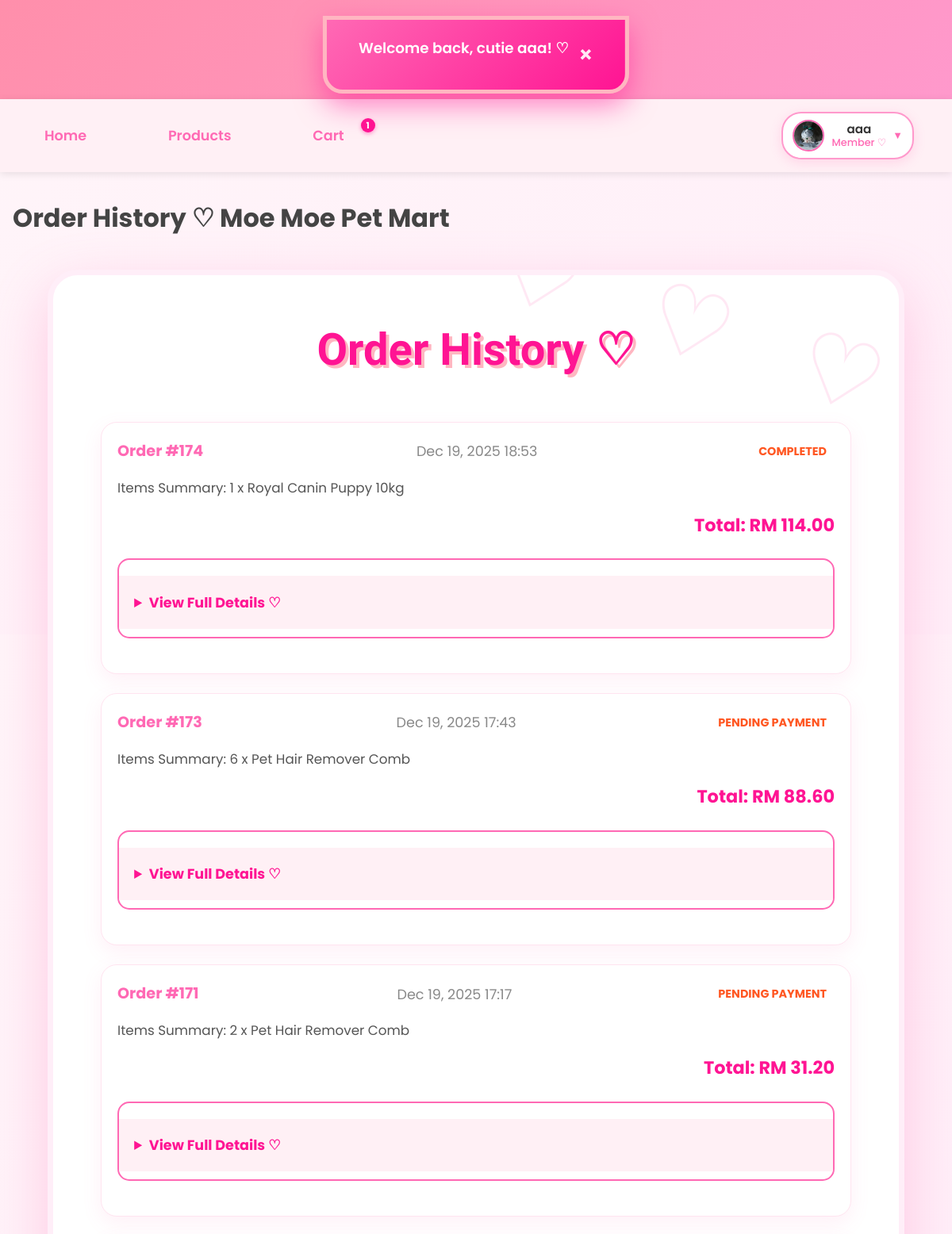
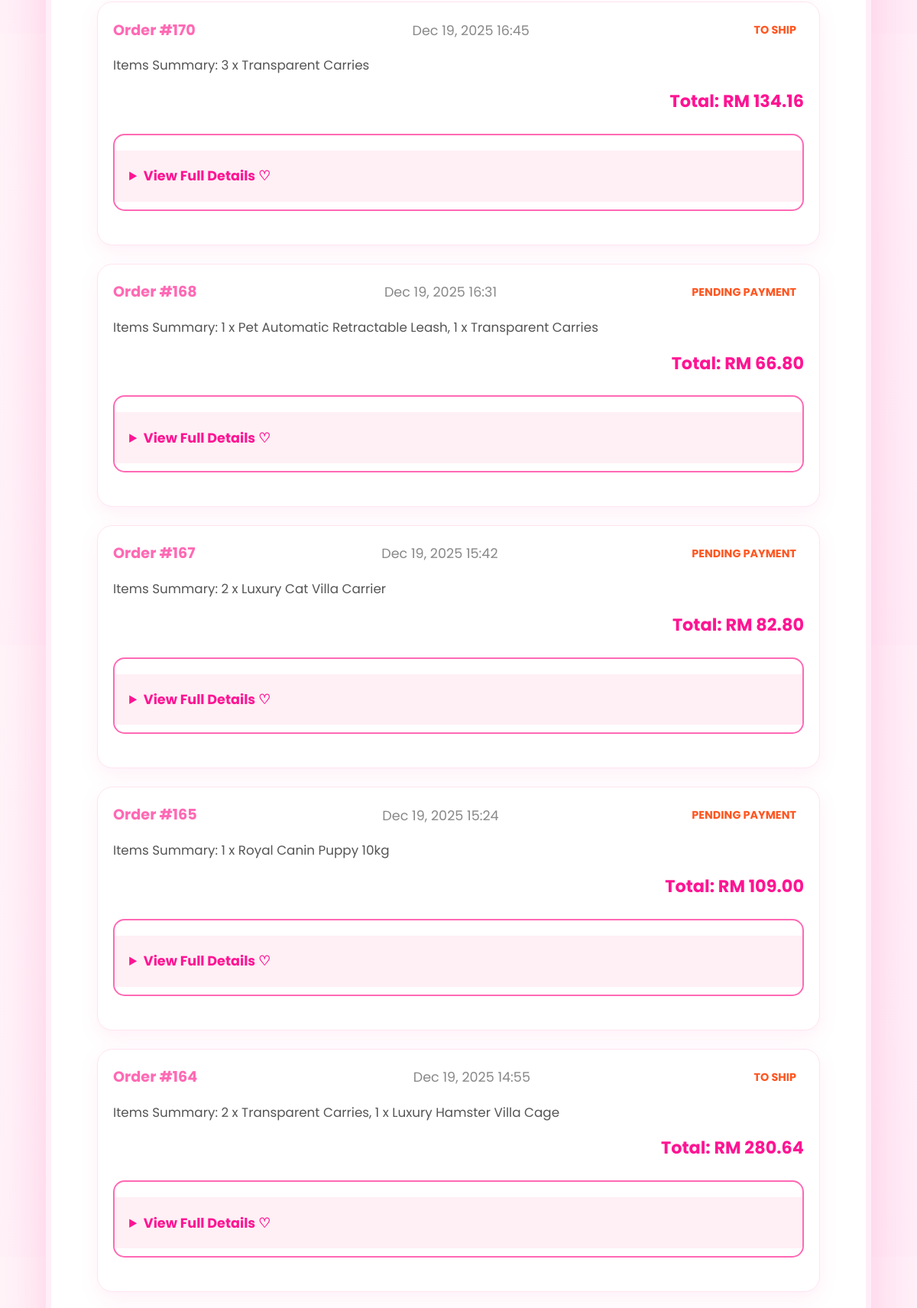
/member/order_history.php (signed in, upper part), run on the app's committed database (2 pictures, top to bottom).
### tables this page shows
CREATE TABLE `users` (
  `id` int(11) NOT NULL,
  `username` varchar(50) NOT NULL,
  `email` varchar(100) NOT NULL,
  `phone` varchar(20) NOT NULL,
  `home_address` varchar(255) NOT NULL,
  `password` varchar(255) NOT NULL,
  `reset_token` varchar(255) DEFAULT NULL,
  `reset_token_expiry` datetime DEFAULT NULL,
  `role` enum('member','admin') NOT NULL DEFAULT 'member',
  `created_at` datetime DEFAULT current_timestamp(),
  `profile_pic` varchar(255) DEFAULT NULL,
  `locked` tinyint(1) DEFAULT 0,
  `lock_reason` varchar(255) DEFAULT NULL,
  `locked_at` datetime DEFAULT NULL
);

CREATE TABLE `orders` (
  `order_id` int(11) NOT NULL,
  `user_id` int(11) NOT NULL,
  `shipping_address` text DEFAULT NULL,
  `recipient_name` varchar(100) NOT NULL,
  `recipient_phone` varchar(20) NOT NULL,
  `total_amount` decimal(10,2) NOT NULL,
  `shipping_fee` decimal(10,2) DEFAULT 0.00,
  `shipping_region` varchar(20) DEFAULT NULL,
  `payment_method` varchar(50) DEFAULT NULL,
  `card_last4` varchar(4) DEFAULT NULL,
  `qr_code` text DEFAULT NULL,
  `qr_generated_at` datetime DEFAULT NULL,
  `order_date` datetime NOT NULL DEFAULT current_timestamp(),
  `order_status` varchar(50) DEFAULT 'Pending Payment',
  `status` enum('Pending Payment','To Ship','Shipped','Completed','Cancelled','Return/Refund') NOT NULL DEFAULT 'Pending Payment',
  `return_reason` varchar(255) DEFAULT NULL,
  `voucher_code` varchar(50) DEFAULT NULL,
  `discount_amount` decimal(10,2) DEFAULT 0.00
);

### _base.php (called while the page is built, shortened)
<?php
function temp($key, $value = null) {
    if ($value !== null) {
        $_SESSION["temp_$key"] = $value;
    }
    else {
        $value = $_SESSION["temp_$key"] ?? null;
        return $value;
    }
}
function is_login() {
    return isset($_SESSION['user']) && !empty($_SESSION['user']);
}
function username() {
    return $_SESSION['user'] ?? null;
}
function user_role() {
    return $_SESSION['role'] ?? null;
}
function current_user() {
    global $_db;
    $stm = $_db->prepare("SELECT * FROM users WHERE username = ?");
    $stm->execute([username()]);
    return $stm->fetch();
}
function encode($value) {
    return htmlentities($value);
}
?>

### member/order_history.php (the view, shortened to what this page needs)
<?php
require '../_base.php';
$_title = 'Order History ♡ Moe Moe Pet Mart';
include '../_head.php';
$user = current_user();
$sql = "SELECT o.*, GROUP_CONCAT(CONCAT(oi.quantity, ' x ', p.product_name) SEPARATOR ', ') AS items_summary
        FROM orders o
        LEFT JOIN order_items oi ON o.order_id = oi.order_id
        LEFT JOIN product p ON oi.product_id = p.product_id
        WHERE o.user_id = ?
        GROUP BY o.order_id
        ORDER BY o.order_date DESC";
$stm = $_db->prepare($sql);
$stm->execute([$user->id]);
$orders = $stm->fetchAll();
?>
<div class="container">
    <h2>Order History ♡</h2>
    <?php if (empty($orders)): ?>
        <div class="empty-purchases">
            <img src="/images/empty-cart.png" alt="No history" style="width: 200px; opacity: 0.8;">
            <p>No order history yet~ Start shopping! ♡</p>
            <a href="products.php" class="btn btn-primary">Shop Now ♡</a>
        </div>
    <?php else: ?>
        <div class="purchase-list">
            <?php foreach ($orders as $order): ?>
                <div class="purchase-card">
                    <div class="order-header">
                        <span class="order-id">Order #<?= $order->order_id ?></span>
                        <span class="order-date"><?= date('M d, Y H:i', strtotime($order->order_date)) ?></span>
                        <span class="order-status <?= strtolower(str_replace(' ', '-', $order->order_status)) ?>">
                            <?= $order->order_status ?>
                        </span>
                    </div>
                    <div class="order-items">
                        <p>Items Summary: <?= encode($order->items_summary ?? 'No items') ?></p>
                    </div>
                    <div class="order-total">
                        Total: RM <?= number_format($order->total_amount, 2) ?>
                    </div>
                    <details class="order-details">
                        <summary>View Full Details ♡</summary>
                    </details>
                </div>
            <?php endforeach; ?>
        </div>
    <?php endif; ?>
</div>
<?php include '../_foot.php'; ?>

### _head.php (shortened to what this page needs)
<?php
    require_once '_base.php';
?>
<!DOCTYPE html>
<html lang="en">
<head>
    <link rel="stylesheet" href="/css/app.css">
    <link rel="stylesheet" href="https://unpkg.com/dropzone@5/dist/min/dropzone.min.css">
</head>
<body data-flash="<?= encode(temp('info')) ?>">
    <div id="moe-flash"></div>
    <header>
        <h1><a href="/">MoeMoepet Mart</a></h1>
    </header>
    <nav>
    <div class="nav-left">
    <a href="/">Home</a>
    <a href="/member/products.php">Products</a>
    <a href="/member/cart.php" class="cart-link">
        Cart
        <?php
        $cart_count = 0;
        if (isset($_SESSION['cart'])) {
            $cart_count = array_sum(array_column($_SESSION['cart'], 'qty'));
        }
        if ($cart_count > 0): ?>
            <span class="cart-count"><?= $cart_count ?></span>
        <?php endif; ?>
    </a>
    </div>
    <div class="nav-right">
        <?php if (is_login()):
            $user = current_user();
            $displayName = encode(username());
            $roleText    = user_role() === 'admin' ? 'Admin ♛' : 'Member ♡';
            $avatar = !empty($user->profile_pic) ? '/' . $user->profile_pic : '/images/default-avatar.png';
        ?>
            <div class="user-menu">
                <div class="user-info" tabindex="0">
                    <img src="<?= $avatar ?>" alt="<?= $displayName ?>" class="user-avatar">
                    <div class="user-details">
                        <div class="user-name"><?= $displayName ?></div>
                        <div class="user-role"><?= $roleText ?></div>
                    </div>
                    <span class="dropdown-arrow">▼</span>
                </div>
            </div>
        <?php else: ?>
            <a href="/login.php" class="btn-login">Login</a>
        <?php endif; ?>
    </div>
</nav>
    <main>
        <h1><?= $_title ?? 'Untitled' ?></h1>

### data on the page
users: profile_pic (picture)
orders: order_id "174", order_date "Dec 19, 2025 18:53", order_status "COMPLETED", items_summary "1 x Royal Canin Puppy 10kg", total_amount "114.00"
orders: order_id "173", order_date "Dec 19, 2025 17:43", order_status "PENDING PAYMENT", items_summary "6 x Pet Hair Remover Comb", total_amount "88.60"
orders: order_id "171", order_date "Dec 19, 2025 17:17", order_status "PENDING PAYMENT", items_summary "2 x Pet Hair Remover Comb", total_amount "31.20"
orders: order_id "170", order_date "Dec 19, 2025 16:45", order_status "TO SHIP", items_summary "3 x Transparent Carries", total_amount "134.16"
orders: order_id "168", order_date "Dec 19, 2025 16:31", order_status "PENDING PAYMENT", items_summary "1 x Pet Automatic Retractable Leash, 1 x Transparent Carries", total_amount "66.80"
orders: order_id "167", order_date "Dec 19, 2025 15:42", order_status "PENDING PAYMENT", items_summary "2 x Luxury Cat Villa Carrier", total_amount "82.80"
orders: order_id "165", order_date "Dec 19, 2025 15:24", order_status "PENDING PAYMENT", items_summary "1 x Royal Canin Puppy 10kg", total_amount "109.00"
orders: order_id "164", order_date "Dec 19, 2025 14:55", order_status "TO SHIP", items_summary "2 x Transparent Carries, 1 x Luxury Hamster Villa Cage", total_amount "280.64"

### other printed values
$cart_count "1"
$displayName "aaa"
$roleText "Member ♡"
$_title "Order History ♡ Moe Moe Pet Mart"
